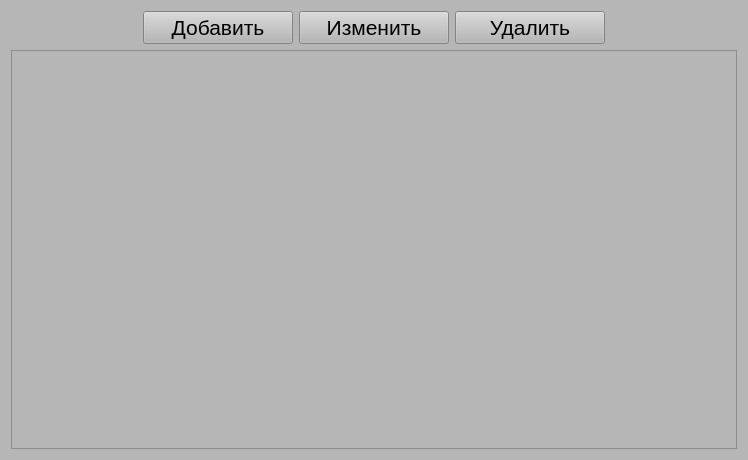
<?xml version="1.0" encoding="UTF-8"?>
<ui version="4.0">
 <class>Form</class>
 <widget class="QWidget" name="Form">
  <property name="geometry">
   <rect>
    <x>0</x>
    <y>0</y>
    <width>748</width>
    <height>460</height>
   </rect>
  </property>
  <property name="windowTitle">
   <string>Form</string>
  </property>
  <property name="styleSheet">
   <string notr="true">background-color: rgb(182, 182, 182);
font: 16pt &quot;Arial&quot;;</string>
  </property>
  <layout class="QVBoxLayout" name="verticalLayout">
   <item>
    <layout class="QVBoxLayout" name="Layout_table">
     <item>
      <layout class="QHBoxLayout" name="horizontalLayout_1">
       <item>
        <spacer name="horizontalSpacer_1">
         <property name="orientation">
          <enum>Qt::Orientation::Horizontal</enum>
         </property>
         <property name="sizeType">
          <enum>QSizePolicy::Policy::Expanding</enum>
         </property>
         <property name="sizeHint" stdset="0">
          <size>
           <width>25</width>
           <height>20</height>
          </size>
         </property>
        </spacer>
       </item>
       <item>
        <widget class="QPushButton" name="Add">
         <property name="minimumSize">
          <size>
           <width>150</width>
           <height>0</height>
          </size>
         </property>
         <property name="font">
          <font>
           <family>Arial</family>
           <pointsize>16</pointsize>
           <italic>false</italic>
           <bold>false</bold>
          </font>
         </property>
         <property name="text">
          <string>Добавить</string>
         </property>
        </widget>
       </item>
       <item>
        <widget class="QPushButton" name="Update">
         <property name="minimumSize">
          <size>
           <width>150</width>
           <height>0</height>
          </size>
         </property>
         <property name="font">
          <font>
           <family>Arial</family>
           <pointsize>16</pointsize>
           <italic>false</italic>
           <bold>false</bold>
          </font>
         </property>
         <property name="text">
          <string>Изменить</string>
         </property>
        </widget>
       </item>
       <item>
        <widget class="QPushButton" name="Delete">
         <property name="minimumSize">
          <size>
           <width>150</width>
           <height>0</height>
          </size>
         </property>
         <property name="font">
          <font>
           <family>Arial</family>
           <pointsize>16</pointsize>
           <italic>false</italic>
           <bold>false</bold>
          </font>
         </property>
         <property name="text">
          <string>Удалить</string>
         </property>
        </widget>
       </item>
       <item>
        <spacer name="horizontalSpacer_2">
         <property name="orientation">
          <enum>Qt::Orientation::Horizontal</enum>
         </property>
         <property name="sizeType">
          <enum>QSizePolicy::Policy::Expanding</enum>
         </property>
         <property name="sizeHint" stdset="0">
          <size>
           <width>25</width>
           <height>20</height>
          </size>
         </property>
        </spacer>
       </item>
      </layout>
     </item>
     <item>
      <widget class="QTableWidget" name="Table">
       <property name="font">
        <font>
         <family>Arial</family>
         <pointsize>16</pointsize>
         <italic>false</italic>
         <bold>false</bold>
        </font>
       </property>
       <property name="editTriggers">
        <set>QAbstractItemView::EditTrigger::NoEditTriggers</set>
       </property>
       <property name="selectionMode">
        <enum>QAbstractItemView::SelectionMode::SingleSelection</enum>
       </property>
       <property name="selectionBehavior">
        <enum>QAbstractItemView::SelectionBehavior::SelectRows</enum>
       </property>
       <property name="textElideMode">
        <enum>Qt::TextElideMode::ElideNone</enum>
       </property>
       <attribute name="horizontalHeaderVisible">
        <bool>true</bool>
       </attribute>
       <attribute name="horizontalHeaderMinimumSectionSize">
        <number>60</number>
       </attribute>
       <attribute name="horizontalHeaderDefaultSectionSize">
        <number>200</number>
       </attribute>
       <attribute name="verticalHeaderVisible">
        <bool>false</bool>
       </attribute>
      </widget>
     </item>
    </layout>
   </item>
  </layout>
 </widget>
 <resources/>
 <connections/>
</ui>
